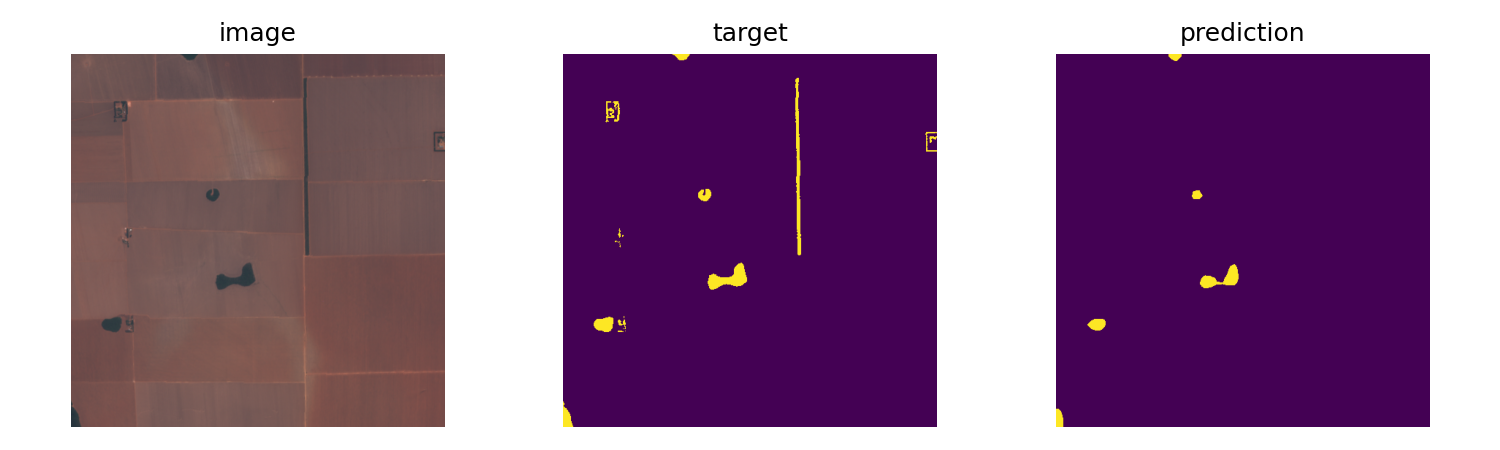
#> input picture image_segmentation/visual_examples/baseline_example.png, 1500 x 450 px
$ python main.py --image ../image_segmentation/visual_examples/baseline_example.png
#> lines starting #> are read from the running program, lines starting #| are printed output that depends on the picture; after the words box and inside, x2 and y2 are one past the last pixel; in counts of white or black regions, pixels touching at a corner belong together
### utils/image_utils.py
import cv2
import numpy as np
from PIL import Image
import matplotlib.pyplot as plt


def load_image(path):
    """Load an image from disk using OpenCV (BGR format)."""
    img = cv2.imread(path)
#> img is the input picture: shape (450, 1500, 3); mean B, G, R 147.5, 115, 149
    if img is None:
        raise FileNotFoundError(f"Could not load image: {path}")
    return img


def to_rgb(img_bgr):
    """Convert a BGR image (OpenCV) to RGB."""
    return cv2.cvtColor(img_bgr, cv2.COLOR_BGR2RGB)


def to_grayscale(img_bgr):
    """Convert a BGR image to grayscale."""
    return cv2.cvtColor(img_bgr, cv2.COLOR_BGR2GRAY)


# [11 lines left out: function show_image, not called in this run]


def save_image(img, path):
    """Save an image to disk."""
    cv2.imwrite(path, img)

### 04_image_segmentation/main.py
import argparse
import sys
import os

sys.path.insert(0, os.path.join(os.path.dirname(__file__), ".."))

import cv2
import numpy as np
import matplotlib.pyplot as plt

from utils.image_utils import load_image, to_rgb


def segment_image(image_path):
    img = load_image(image_path)
    gray = cv2.cvtColor(img, cv2.COLOR_BGR2GRAY)
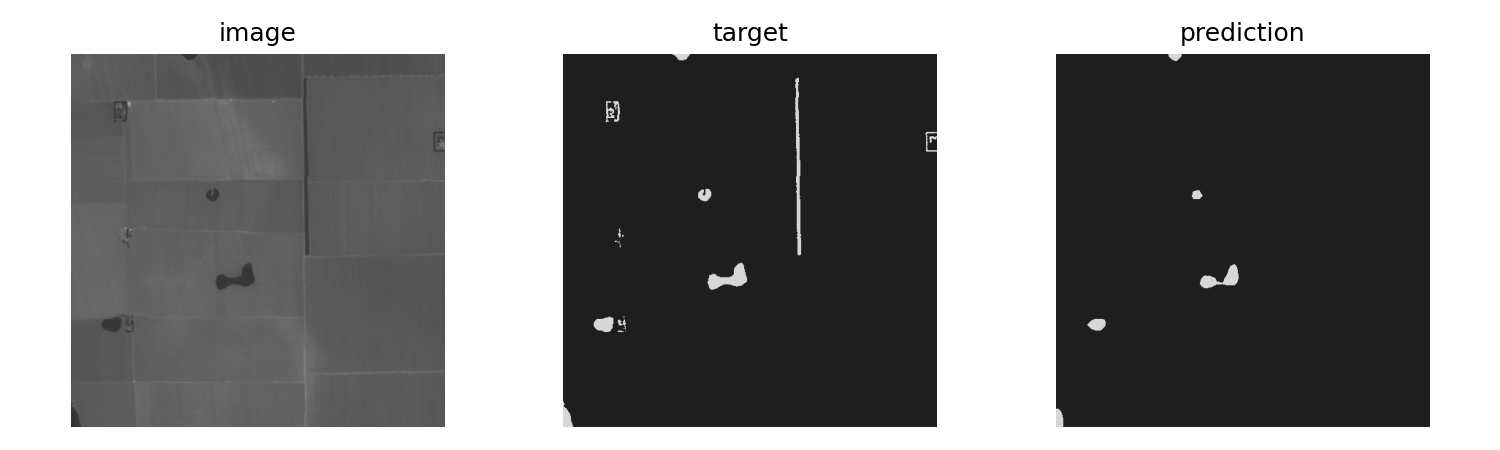
#> gray: shape (450, 1500); min 0, max 255, mean 128.7
    blurred = cv2.GaussianBlur(gray, (5, 5), 0)

    _, thresh_global = cv2.threshold(blurred, 127, 255, cv2.THRESH_BINARY)
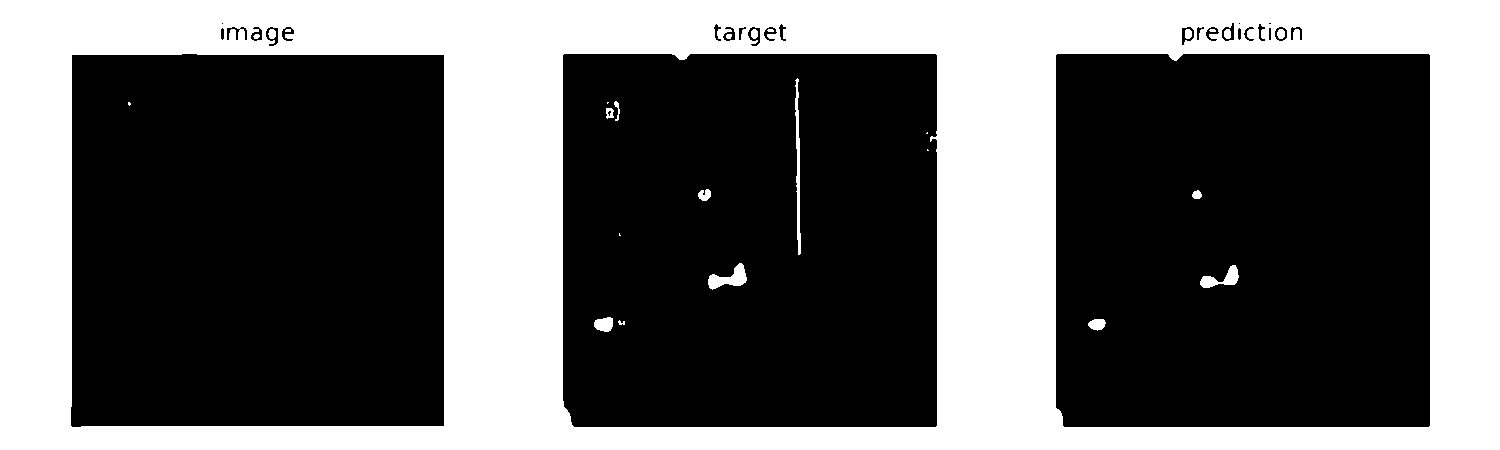
#> thresh_global: shape (450, 1500); 38.4% white; 26 white regions (8 under 20 px), largest, box (x1, y1, x2, y2) and area: (0, 0, 1500, 450) 256548, (795, 78, 801, 255) 553, (708, 263, 747, 290) 504
    _, thresh_otsu = cv2.threshold(blurred, 0, 255, cv2.THRESH_BINARY + cv2.THRESH_OTSU)
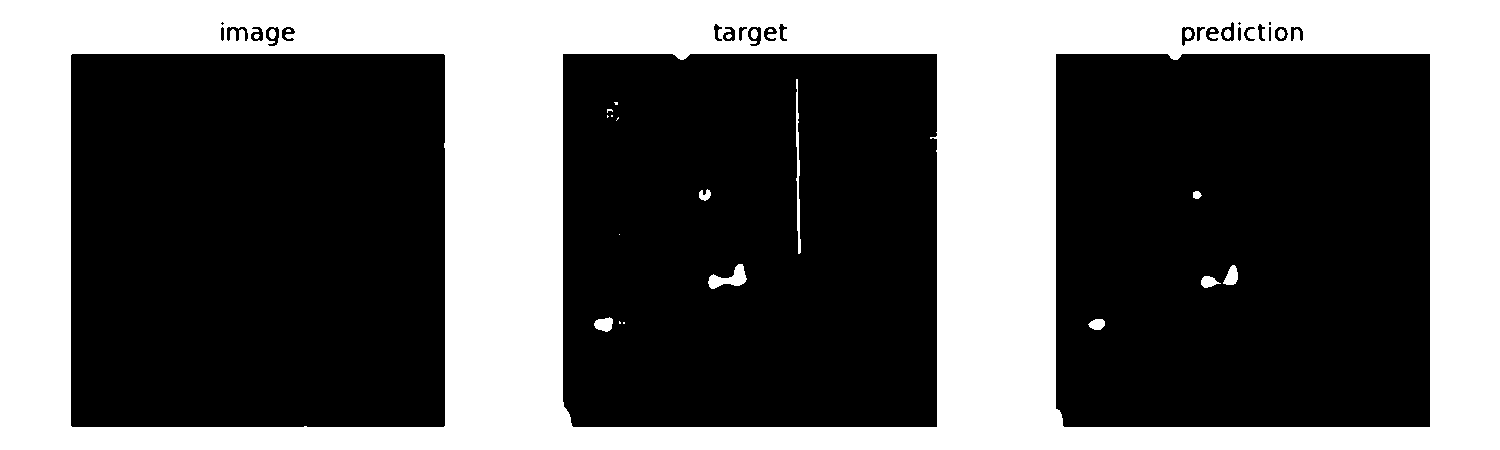
#> thresh_otsu: shape (450, 1500); 38.1% white; 27 white regions (11 under 20 px), largest, box (x1, y1, x2, y2) and area: (0, 0, 1500, 450) 254715, (708, 264, 747, 289) 458, (796, 79, 801, 254) 435
    thresh_adaptive = cv2.adaptiveThreshold(
        blurred, 255, cv2.ADAPTIVE_THRESH_GAUSSIAN_C, cv2.THRESH_BINARY, 11, 2
    )
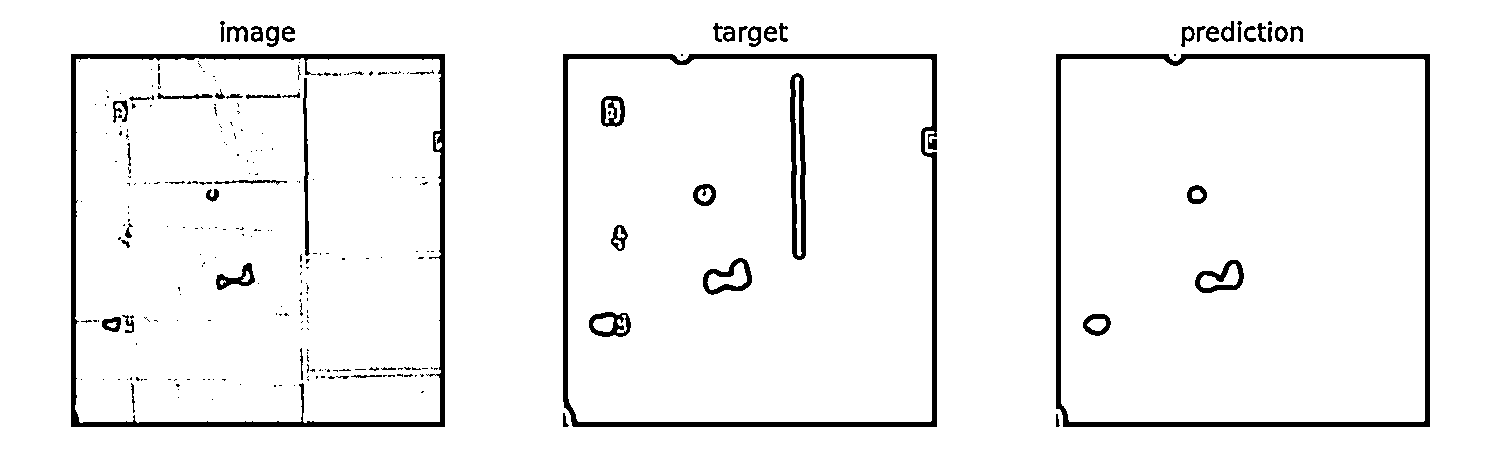
#> thresh_adaptive: shape (450, 1500); 95% white; 273 black regions (211 under 20 px), largest, box (x1, y1, x2, y2) and area: (71, 54, 445, 427) 7710, (563, 54, 937, 427) 7547, (1056, 54, 1430, 427) 7390

    fig, axes = plt.subplots(1, 4, figsize=(16, 4))
    axes[0].imshow(to_rgb(img))
    axes[0].set_title("Original")
    axes[1].imshow(thresh_global, cmap="gray")
    axes[1].set_title("Global Threshold")
    axes[2].imshow(thresh_otsu, cmap="gray")
    axes[2].set_title("Otsu's Threshold")
    axes[3].imshow(thresh_adaptive, cmap="gray")
    axes[3].set_title("Adaptive Threshold")
    for ax in axes:
        ax.axis("off")
    plt.tight_layout()
    plt.show()


if __name__ == "__main__":
    parser = argparse.ArgumentParser(description="Image Segmentation")
    parser.add_argument("--image", required=True, help="Path to input image")
    args = parser.parse_args()
    segment_image(args.image)
